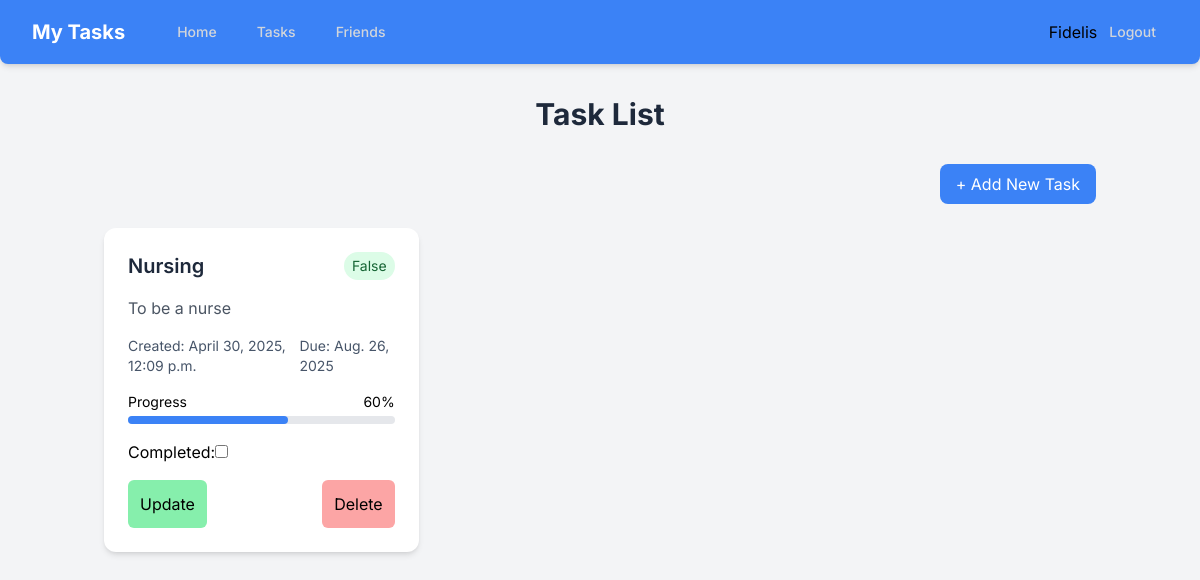
Page /tasks/list/ (signed in) on the earlier database version.
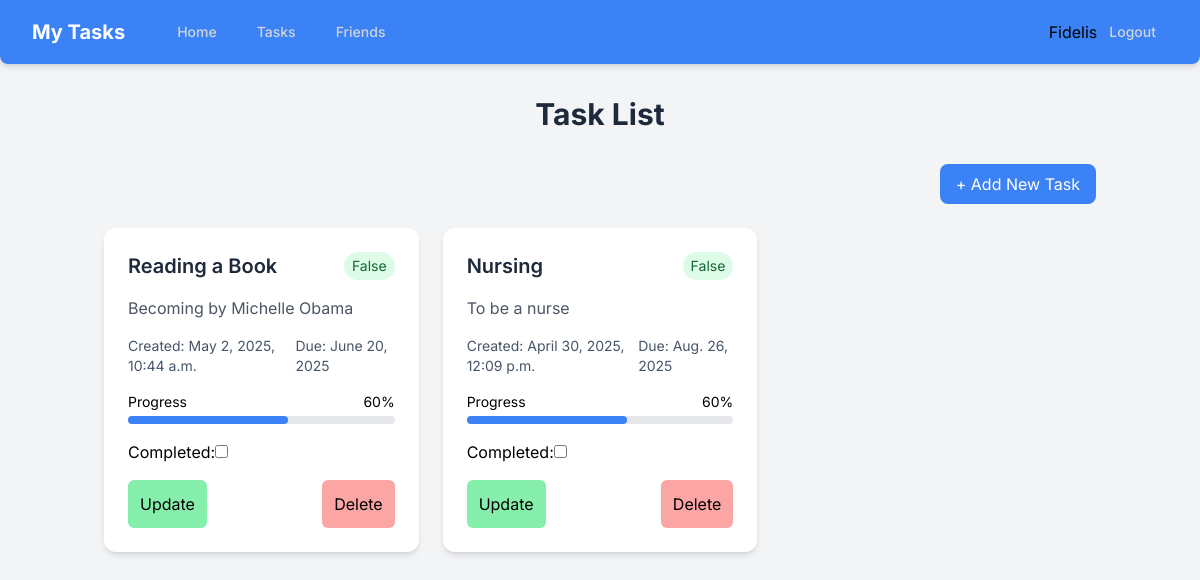
Same page on the later database version.
### tasks/models.py (models this page shows, shortened)
class Task(models.Model):
    title = models.CharField(max_length=200)
    description = models.TextField(blank=True, null=True)
    due_date = models.DateField(blank=True, null=True)
    created_at = models.DateTimeField(auto_now_add=True)
    updated_at = models.DateTimeField(auto_now=True)
    completed = models.BooleanField(default=False)
    user = models.ForeignKey(User, on_delete=models.CASCADE, related_name='tasks')

### tasks/views.py (the view)
# urls.py: path('list/', views.task_list, name='task_list'),
@login_required
def task_list(request):
    tasks=Task.objects.filter(user=request.user).order_by('-created_at')
    return render(request, 'tasks/task_list.html', {'tasks': tasks})

### tasks/templates/tasks/task_list.html (shortened to what this page needs)
{% extends 'base.html' %}
{% block content %}
    <div class="container mx-auto px-4 py-8">
        <h1 class="text-3xl font-bold text-slate-800 mb-8 text-center">Task List</h1>
        <div class="text-right mb-6">
            <a href="{% url 'task_create' %}">
            <button  class="bg-blue-500 hover:bg-blue-600 text-white px-4 py-2 rounded-lg">
                + Add New Task
            </button>
        </a>
        </div>
        {% if tasks %}
        <div class="grid grid-cols-1 md:grid-cols-2 lg:grid-cols-3 gap-6">
             {% for task in tasks %}
            <div class="bg-white rounded-xl shadow-md p-6 hover:shadow-lg transition-shadow">
                <div class="flex justify-between items-start mb-4">
                    <h3 class="text-xl font-semibold text-slate-800">{{ task.title }}</h3>
                    <span class="bg-green-100 text-green-800 text-sm px-2 py-1 rounded-full">{{ task.completed }}</span>
                </div>
                <div class="mb-4">
                    <p class="text-gray-600 mb-4">{{ task.description }}</p>
                </div>
                <div class="flex justify-between text-sm text-slate-600 mb-4">
                    <span>Created: {{ task.created_at }}</span>
                    <span>Due: {{ task.due_date }}</span>
                </div>
                <div class="mb-4">
                    <div class="flex justify-between text-sm mb-1">
                        <span>Progress</span>
                        <span>60%</span>
                    </div>
                    <div class="w-full bg-gray-200 rounded-full h-2">
                        <div class="bg-blue-500 rounded-full h-2 w-[60%]"></div>
                    </div>
                    <form action="{% url 'update_complete_task' task_id=task.id %}" method="post" class="mt-4">
                        <p></button>Completed:<input onchange="this.form.submit()" {% if task.completed %} checked {% endif %} type="checkbox"></p>
                    </form>
                </div>
                <div class="flex justify-between">
                <a href="{% url 'update_task' task_id=task.id %}">
                    <button class="bg-green-300 hover:bg-green-700 p-3 rounded-md">Update</button>
                </a>
                <a href="{% url 'delete_task' task_id=task.id %}">
                    <button class="bg-red-300 hover:bg-red-700 p-3 rounded-md">Delete</button>
                </div>
            </div>
           {% endfor %}
        </div>
        {% else %}
        <div class="bg-white rounded-xl shadow-md p-6 text-center">
            <p class="text-gray-600">No tasks available. Please add a new task.</p>
        </div>
        {% endif %}
    </div>
    {% endblock %}

### friends/templates/base.html (shortened to what this page needs)
<!DOCTYPE html>
<html lang="en">
<head>
    <script src="https://cdn.tailwindcss.com"></script>
</head>
<body class="bg-gray-100 min-h-screen">
  <nav class="bg-blue-500 shadow-md rounded-b-lg">
    <div class="max-w-7xl mx-auto px-4 sm:px-6 lg:px-8">
      <div class="flex items-center justify-between h-16">
        <div class="flex items-center">
          <div class="flex-shrink-0">
            <a href="#" class="text-white font-bold text-xl">My Tasks</a>
          </div>
          <div class="hidden md:block">
            <div class="ml-10 flex items-baseline space-x-4">
              <a href="#" class="text-gray-300 hover:bg-blue-600 hover:text-white px-3 py-2 rounded-md text-sm font-medium">Home</a>
              <a href="{% url 'get_friends_task' %}" class="text-gray-300 hover:bg-blue-600 hover:text-white px-3 py-2 rounded-md text-sm font-medium">Tasks</a>
              <a href="{% url 'friends:list_friends' %}" class="text-gray-300 hover:bg-blue-600 hover:text-white px-3 py-2 rounded-md text-sm font-medium">Friends</a>
            </div>
          </div>
        </div>
        {% if user.is_authenticated %}
        <div class="hidden md:block">
          <div class="ml-4 flex items-center">
            <a href="{% url 'friends:my_profile' %}">
            <p class="cursor-pointer">{{ user.username }}</p>
        </a>
            <form method="post" action="{% url 'logout' %}">
              <button type="submit" class="text-gray-300 hover:bg-blue-600 hover:text-white px-3 py-2 rounded-md text-sm font-medium">Logout</button>
          </form>
          </div>
        </div>
        {% else %}
        <div class="hidden md:block">
          <div class="ml-4 flex items-center">
            <a href="#" class="text-gray-300 hover:bg-blue-600 hover:text-white px-3 py-2 rounded-md text-sm font-medium">Login</a>
          </div>
        </div>
        {% endif %}
      </div>
    </div>
  </nav>
    {% block content %}
    {% endblock %}
</body>
</html>

### friends/templates/base.html (style rules this page uses)
body { font-family: 'Inter', sans-serif; }

Differences in the rows shown:
added Task: title "Reading a Book", completed "False", description "Becoming by Michelle Obama", created_at "May 2, 2025, 10:44 a.m.", due_date "June 20, 2025"
